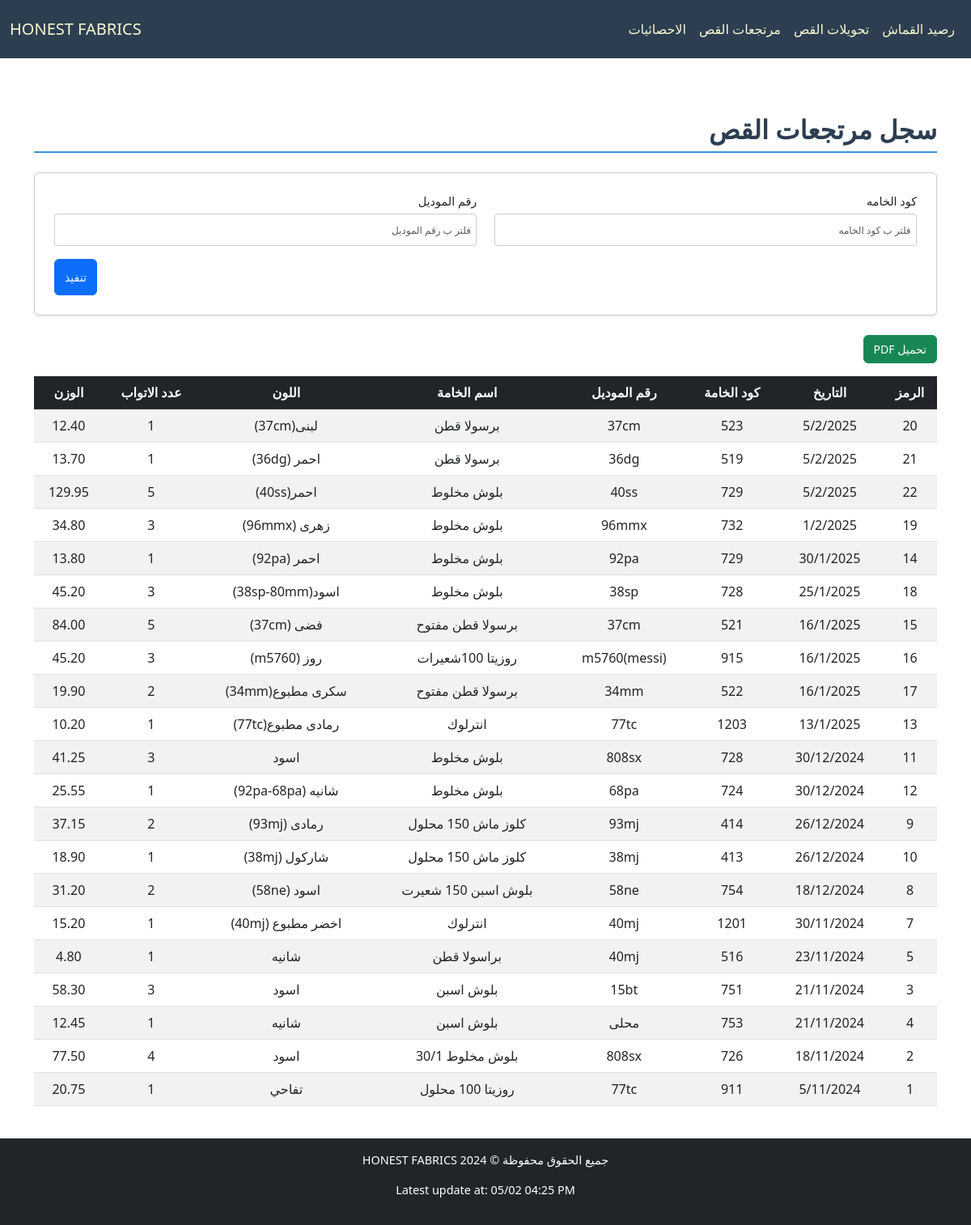
The page /cloth/ReturnTransfer/ on the database as committed earlier.
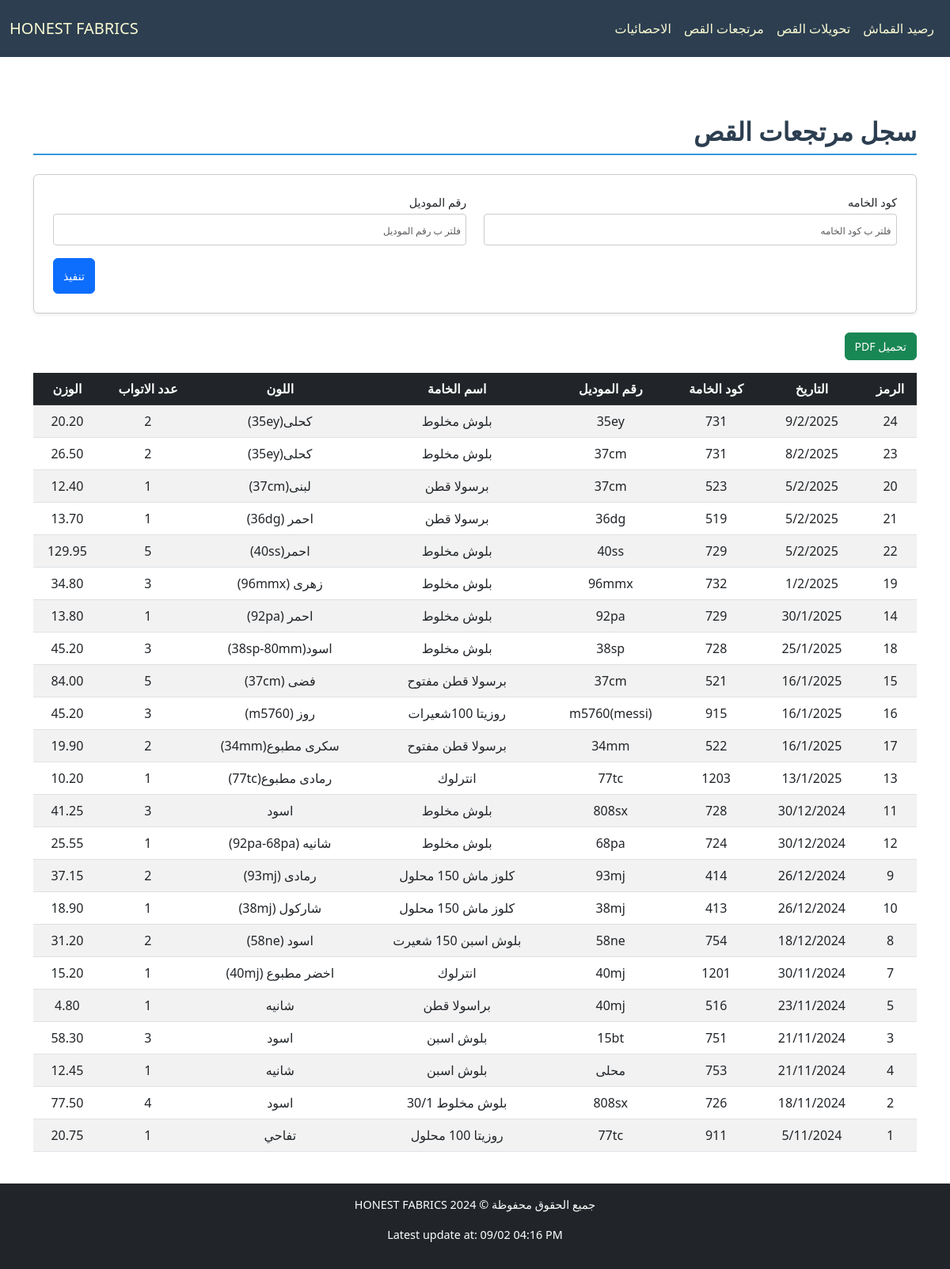
The same page on the database as committed later.
### cloth/models.py (models this page shows, shortened)
class Base(models.Model):
    id = models.IntegerField(primary_key=True, verbose_name="الرمز")
    fabric_code = models.CharField(max_length=100, verbose_name="كود الخامه", db_index=True, null=True, blank=True)
    fabric_name = models.CharField(max_length=200, verbose_name="اسم الخامه", null=True, blank=True)
    color = models.CharField(max_length=100, verbose_name="اللون", null=True, blank=True)
    roll = models.PositiveIntegerField(verbose_name="عدد الاتواب", null=True, blank=True)
    weight = models.DecimalField(max_digits=10, decimal_places=2, verbose_name="الوزن", null=True, blank=True)
    date = models.CharField(max_length=100,verbose_name="التاريخ", null=True, blank=True)
    class Meta:
        abstract = True

class ReturnTransfer(Base):
    model_number = models.CharField(max_length=100, verbose_name="رقم الموديل", null=True, blank=True)

### cloth/views.py (the view)
# urls.py: path('ReturnTransfer/', ReturnTransferView.as_view(), name='return_transfer_view'),
class ReturnTransferView(FilterableListView):
    template_name = "cloth/return.html"
    model = ReturnTransfer
    filter_fields = ['fabric_code', 'model_number']
    columns = ["الرمز","التاريخ","كود الخامة","رقم الموديل","اسم الخامة","اللون","عدد الاتواب","الوزن"]

### cloth/views.py (called while the page is built)
    def parse_date(self, date_str):
        try:
            normalized_date = date_str.replace("\\", "/")
            return datetime.strptime(normalized_date, "%d/%m/%Y")
        except (ValueError, AttributeError):
            return datetime.min

    def get_queryset(self):
        queryset = super().get_queryset()
        filters = Q()
        ordering = self.request.GET.get('order', 'desc')
        for field in self.filter_fields:
            filter_value = self.request.GET.get(field)
            if filter_value:
                filters &= Q(**{f"{field}__icontains": filter_value})
        filtered_queryset = queryset.filter(filters)
        models = list(filtered_queryset)
        models.sort(
            key=lambda x: self.parse_date(x.date) if x.date else datetime.min,
            reverse=(ordering == 'desc')
        )
        return models

### cloth/templates/cloth/return.html (shortened to what this page needs)
{% extends "cloth/layout.html" %}
{% block home_page %}
<a class="navbar-brand" href="{% url 'fabric_view' %}">HONEST FABRICS</a>
{% endblock %}
{% block navbar_links_small %}
{% include "cloth/nav_links.html" %}
{% endblock %}
{% block body %}
    <h2 class="section-title pt-4">سجل مرتجعات القص</h2>
    <form method="get" class="filter-form-flex mb-4 p-4 rounded shadow-sm">
        {% for filter_field in filter_fields %}
        <div class="form-group mb-3">
            <label for="filter_{{ forloop.counter }}" class="form-label">{{ filter_field.verbose_name }}</label>
            <input type="text" id="filter_{{ forloop.counter }}" name="{{ filter_field.field_name }}"
                   placeholder="فلتر ب {{ filter_field.verbose_name }}"
                   class="form-control"
                   value="{{ filter_field.value }}">
        </div>
        {% endfor %}
        <div class="submit-container">
            <button type="submit" class="btn btn-primary submit-btn">تنفيذ</button>
        </div>
    </form>
    <button onclick="generatePDF()" class="btn btn-success mb-3">تحميل PDF</button>
    <div style="overflow-y: auto; max-height: 70vh; position: relative;" class="table-responsive mb-4">
        <table id="data-table"  class="table table-striped">
            <thead class="table-dark">
                <tr>
                    <th style="position: sticky; top: 0;" >الرمز</th>
                    <th style="position: sticky; top: 0;" >التاريخ</th>
                    <th style="position: sticky; top: 0;" >كود الخامة</th>
                    <th style="position: sticky; top: 0;" >رقم الموديل</th>
                    <th style="position: sticky; top: 0;" >اسم الخامة</th>
                    <th style="position: sticky; top: 0;" >اللون</th>
                    <th style="position: sticky; top: 0;" >عدد الاتواب</th>
                    <th style="position: sticky; top: 0;" >الوزن</th>
                </tr>
            </thead>
            <tbody>
                {% for model in models %}
                <tr>
                    <td>{{ model.id }}</td>
                    <td>{{ model.date }}</td>
                    <td>{{ model.fabric_code }}</td>
                    <td>{{ model.model_number }}</td>
                    <td>{{ model.fabric_name }}</td>
                    <td>{{ model.color }}</td>
                    <td>{{ model.roll }}</td>
                    <td>{{ model.weight }}</td>
                </tr>
                {% empty %}
                <tr>
                    <td colspan="8" class="text-center">لا يوجد عناصر</td>
                </tr>
                {% endfor %}
            </tbody>
        </table>
    </div>
{% endblock body %}

Rows that differ between the two databases and show on the page:
added ReturnTransfer: id "24", date "9/2/2025", fabric_code "731", model_number "35ey", fabric_name "بلوش مخلوط", color "كحلى(35ey)", roll "2", weight "20.20"
added ReturnTransfer: id "23", date "8/2/2025", fabric_code "731", model_number "37cm", fabric_name "بلوش مخلوط", color "كحلى(35ey)", roll "2", weight "26.50"
Other text that changed with them:
{{ update }}: "05/02 04:25 PM" → "09/02 04:16 PM"
